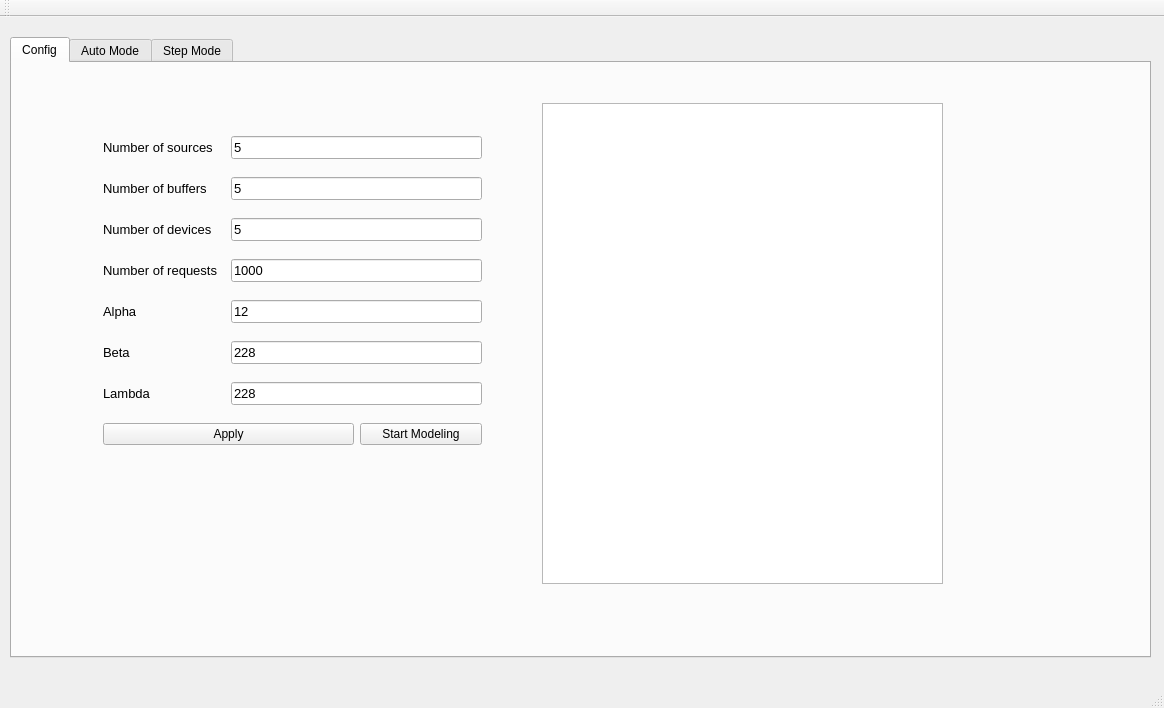
<?xml version="1.0" encoding="UTF-8"?>
<ui version="4.0">
 <class>MainWindow</class>
 <widget class="QMainWindow" name="MainWindow">
  <property name="geometry">
   <rect>
    <x>0</x>
    <y>0</y>
    <width>1164</width>
    <height>708</height>
   </rect>
  </property>
  <property name="windowTitle">
   <string>SMO</string>
  </property>
  <widget class="QWidget" name="centralWidget">
   <property name="autoFillBackground">
    <bool>true</bool>
   </property>
   <widget class="QTabWidget" name="tabWidget">
    <property name="geometry">
     <rect>
      <x>10</x>
      <y>20</y>
      <width>1141</width>
      <height>621</height>
     </rect>
    </property>
    <property name="autoFillBackground">
     <bool>true</bool>
    </property>
    <property name="styleSheet">
     <string notr="true"/>
    </property>
    <property name="currentIndex">
     <number>0</number>
    </property>
    <widget class="QWidget" name="tab">
     <attribute name="title">
      <string>Config</string>
     </attribute>
     <widget class="QGraphicsView" name="graphicsView">
      <property name="geometry">
       <rect>
        <x>530</x>
        <y>40</y>
        <width>401</width>
        <height>481</height>
       </rect>
      </property>
      <property name="styleSheet">
       <string notr="true"/>
      </property>
     </widget>
     <widget class="QWidget" name="layoutWidget">
      <property name="geometry">
       <rect>
        <x>80</x>
        <y>50</y>
        <width>401</width>
        <height>361</height>
       </rect>
      </property>
      <layout class="QGridLayout" name="gridLayout">
       <item row="0" column="0">
        <widget class="QLabel" name="label">
         <property name="font">
          <font>
           <pointsize>10</pointsize>
          </font>
         </property>
         <property name="text">
          <string>Number of sources</string>
         </property>
        </widget>
       </item>
       <item row="0" column="1" colspan="2">
        <widget class="QLineEdit" name="numberOfSourcesEdit">
         <property name="font">
          <font>
           <pointsize>10</pointsize>
          </font>
         </property>
         <property name="text">
          <string>5</string>
         </property>
        </widget>
       </item>
       <item row="1" column="0">
        <widget class="QLabel" name="label_2">
         <property name="font">
          <font>
           <pointsize>10</pointsize>
          </font>
         </property>
         <property name="text">
          <string>Number of buffers</string>
         </property>
        </widget>
       </item>
       <item row="1" column="1" colspan="2">
        <widget class="QLineEdit" name="numberOfBuffersEdit">
         <property name="font">
          <font>
           <pointsize>10</pointsize>
          </font>
         </property>
         <property name="text">
          <string>5</string>
         </property>
        </widget>
       </item>
       <item row="2" column="0">
        <widget class="QLabel" name="label_3">
         <property name="font">
          <font>
           <pointsize>10</pointsize>
          </font>
         </property>
         <property name="text">
          <string>Number of devices</string>
         </property>
        </widget>
       </item>
       <item row="2" column="1" colspan="2">
        <widget class="QLineEdit" name="numberOfDevices">
         <property name="font">
          <font>
           <pointsize>10</pointsize>
          </font>
         </property>
         <property name="text">
          <string>5</string>
         </property>
        </widget>
       </item>
       <item row="3" column="0">
        <widget class="QLabel" name="label_4">
         <property name="font">
          <font>
           <pointsize>10</pointsize>
          </font>
         </property>
         <property name="text">
          <string>Number of requests</string>
         </property>
        </widget>
       </item>
       <item row="3" column="1" colspan="2">
        <widget class="QLineEdit" name="numberOfRequests">
         <property name="font">
          <font>
           <pointsize>10</pointsize>
          </font>
         </property>
         <property name="text">
          <string>1000</string>
         </property>
        </widget>
       </item>
       <item row="4" column="0">
        <widget class="QLabel" name="label_5">
         <property name="font">
          <font>
           <pointsize>10</pointsize>
          </font>
         </property>
         <property name="text">
          <string>Alpha</string>
         </property>
        </widget>
       </item>
       <item row="4" column="1" colspan="2">
        <widget class="QLineEdit" name="AphaEdit">
         <property name="font">
          <font>
           <pointsize>10</pointsize>
          </font>
         </property>
         <property name="text">
          <string>12</string>
         </property>
        </widget>
       </item>
       <item row="5" column="0">
        <widget class="QLabel" name="label_6">
         <property name="font">
          <font>
           <pointsize>10</pointsize>
          </font>
         </property>
         <property name="text">
          <string>Beta</string>
         </property>
        </widget>
       </item>
       <item row="5" column="1" colspan="2">
        <widget class="QLineEdit" name="BetaEdit">
         <property name="font">
          <font>
           <pointsize>10</pointsize>
          </font>
         </property>
         <property name="text">
          <string>228</string>
         </property>
        </widget>
       </item>
       <item row="6" column="0">
        <widget class="QLabel" name="label_7">
         <property name="font">
          <font>
           <pointsize>10</pointsize>
          </font>
         </property>
         <property name="text">
          <string>Lambda</string>
         </property>
        </widget>
       </item>
       <item row="6" column="1" colspan="2">
        <widget class="QLineEdit" name="LambdaEdit">
         <property name="font">
          <font>
           <pointsize>10</pointsize>
          </font>
         </property>
         <property name="text">
          <string>228</string>
         </property>
        </widget>
       </item>
       <item row="7" column="0" colspan="2">
        <widget class="QPushButton" name="applyButton">
         <property name="text">
          <string>Apply</string>
         </property>
        </widget>
       </item>
       <item row="7" column="2">
        <widget class="QPushButton" name="startButton">
         <property name="text">
          <string>Start Modeling</string>
         </property>
        </widget>
       </item>
      </layout>
     </widget>
    </widget>
    <widget class="QWidget" name="tab_3">
     <attribute name="title">
      <string>Auto Mode</string>
     </attribute>
     <widget class="QTableWidget" name="tableWidget">
      <property name="geometry">
       <rect>
        <x>40</x>
        <y>30</y>
        <width>1031</width>
        <height>301</height>
       </rect>
      </property>
      <attribute name="horizontalHeaderDefaultSectionSize">
       <number>114</number>
      </attribute>
      <column>
       <property name="text">
        <string>Source №</string>
       </property>
      </column>
      <column>
       <property name="text">
        <string>Req. proc</string>
       </property>
      </column>
      <column>
       <property name="text">
        <string>Req. failed</string>
       </property>
      </column>
      <column>
       <property name="text">
        <string>Time in system</string>
       </property>
      </column>
      <column>
       <property name="text">
        <string>Time of wait</string>
       </property>
      </column>
      <column>
       <property name="text">
        <string>Time of process</string>
       </property>
      </column>
      <column>
       <property name="text">
        <string>Disp. TOF</string>
       </property>
      </column>
      <column>
       <property name="text">
        <string>Disp. TOP</string>
       </property>
      </column>
      <column>
       <property name="text">
        <string>Prob. of fail</string>
       </property>
      </column>
     </widget>
     <widget class="QTableWidget" name="tableWidget_2">
      <property name="geometry">
       <rect>
        <x>40</x>
        <y>340</y>
        <width>1031</width>
        <height>201</height>
       </rect>
      </property>
      <column>
       <property name="text">
        <string>Device №</string>
       </property>
      </column>
      <column>
       <property name="text">
        <string>Coefficient</string>
       </property>
      </column>
     </widget>
    </widget>
    <widget class="QWidget" name="tab_2">
     <attribute name="title">
      <string>Step Mode</string>
     </attribute>
     <widget class="QTableWidget" name="bufferTable">
      <property name="geometry">
       <rect>
        <x>40</x>
        <y>270</y>
        <width>521</width>
        <height>301</height>
       </rect>
      </property>
      <column>
       <property name="text">
        <string>Buffer №</string>
       </property>
      </column>
      <column>
       <property name="text">
        <string>State</string>
       </property>
      </column>
      <column>
       <property name="text">
        <string>Request</string>
       </property>
      </column>
     </widget>
     <widget class="QTableWidget" name="deviceTable">
      <property name="geometry">
       <rect>
        <x>580</x>
        <y>270</y>
        <width>521</width>
        <height>301</height>
       </rect>
      </property>
      <column>
       <property name="text">
        <string>Device №</string>
       </property>
      </column>
      <column>
       <property name="text">
        <string>State</string>
       </property>
      </column>
      <column>
       <property name="text">
        <string>Request</string>
       </property>
      </column>
     </widget>
     <widget class="QTextEdit" name="stepInfoEdit">
      <property name="geometry">
       <rect>
        <x>580</x>
        <y>10</y>
        <width>521</width>
        <height>241</height>
       </rect>
      </property>
      <property name="font">
       <font>
        <pointsize>10</pointsize>
       </font>
      </property>
      <property name="html">
       <string>&lt;!DOCTYPE HTML PUBLIC &quot;-//W3C//DTD HTML 4.0//EN&quot; &quot;http://www.w3.org/TR/REC-html40/strict.dtd&quot;&gt;
&lt;html&gt;&lt;head&gt;&lt;meta name=&quot;qrichtext&quot; content=&quot;1&quot; /&gt;&lt;style type=&quot;text/css&quot;&gt;
p, li { white-space: pre-wrap; }
&lt;/style&gt;&lt;/head&gt;&lt;body style=&quot; font-family:'MS Shell Dlg 2'; font-size:10pt; font-weight:400; font-style:normal;&quot;&gt;
&lt;p style=&quot; margin-top:0px; margin-bottom:0px; margin-left:0px; margin-right:0px; -qt-block-indent:0; text-indent:0px;&quot;&gt;&lt;span style=&quot; font-size:14pt;&quot;&gt;ОЛЯ ОЛЯ Я ОБОСРАЛСЯ ЕБАТЬ ТЯ В РОТ&lt;/span&gt;&lt;/p&gt;&lt;/body&gt;&lt;/html&gt;</string>
      </property>
     </widget>
     <widget class="QWidget" name="layoutWidget">
      <property name="geometry">
       <rect>
        <x>40</x>
        <y>15</y>
        <width>370</width>
        <height>148</height>
       </rect>
      </property>
      <layout class="QGridLayout" name="gridLayout_2">
       <item row="0" column="0">
        <widget class="QLabel" name="label_8">
         <property name="font">
          <font>
           <pointsize>10</pointsize>
          </font>
         </property>
         <property name="text">
          <string>Time:</string>
         </property>
        </widget>
       </item>
       <item row="1" column="0">
        <widget class="QLabel" name="label_9">
         <property name="font">
          <font>
           <pointsize>10</pointsize>
          </font>
         </property>
         <property name="text">
          <string>Step:</string>
         </property>
        </widget>
       </item>
       <item row="2" column="0">
        <widget class="QLabel" name="label_12">
         <property name="font">
          <font>
           <pointsize>10</pointsize>
          </font>
         </property>
         <property name="text">
          <string>Total Steps:</string>
         </property>
        </widget>
       </item>
       <item row="3" column="0" colspan="2">
        <widget class="QLabel" name="label_14">
         <property name="font">
          <font>
           <pointsize>10</pointsize>
          </font>
         </property>
         <property name="text">
          <string>Enter the step:</string>
         </property>
        </widget>
       </item>
       <item row="4" column="3">
        <widget class="QPushButton" name="goButton">
         <property name="text">
          <string>GO</string>
         </property>
        </widget>
       </item>
       <item row="3" column="2">
        <widget class="QLineEdit" name="StepNumberEdit">
         <property name="font">
          <font>
           <pointsize>10</pointsize>
          </font>
         </property>
         <property name="text">
          <string>0</string>
         </property>
        </widget>
       </item>
       <item row="0" column="2" colspan="2">
        <widget class="QLabel" name="currentTimeLabel">
         <property name="font">
          <font>
           <pointsize>10</pointsize>
          </font>
         </property>
         <property name="text">
          <string>0.000000</string>
         </property>
        </widget>
       </item>
       <item row="1" column="2">
        <widget class="QLabel" name="currentStepLabel">
         <property name="font">
          <font>
           <pointsize>10</pointsize>
          </font>
         </property>
         <property name="text">
          <string>0</string>
         </property>
        </widget>
       </item>
       <item row="2" column="2">
        <widget class="QLabel" name="totalStepsLabel">
         <property name="font">
          <font>
           <pointsize>10</pointsize>
          </font>
         </property>
         <property name="text">
          <string>228</string>
         </property>
        </widget>
       </item>
      </layout>
     </widget>
    </widget>
   </widget>
  </widget>
  <widget class="QMenuBar" name="menuBar">
   <property name="geometry">
    <rect>
     <x>0</x>
     <y>0</y>
     <width>1164</width>
     <height>26</height>
    </rect>
   </property>
  </widget>
  <widget class="QToolBar" name="mainToolBar">
   <attribute name="toolBarArea">
    <enum>TopToolBarArea</enum>
   </attribute>
   <attribute name="toolBarBreak">
    <bool>false</bool>
   </attribute>
  </widget>
  <widget class="QStatusBar" name="statusBar"/>
 </widget>
 <layoutdefault spacing="6" margin="11"/>
 <resources/>
 <connections/>
</ui>
